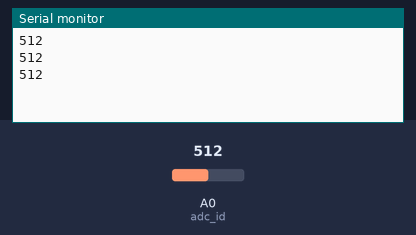
The sketch below on a simulated Arduino Uno, built with avr-gcc and run on an emulated ATmega328P. On the bench: the last lines printed to the serial monitor. Inputs (shaded band) come from the test bench; at power-on: A0 (adc_id) = 512.

Above: at 1.4 s.
1.5 s: A0 (adc_id) set to 716
At 2.3 s:
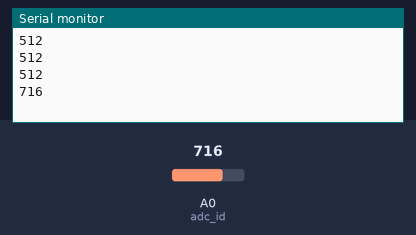
3.0 s: A0 (adc_id) set to 900
At 3.5 s:
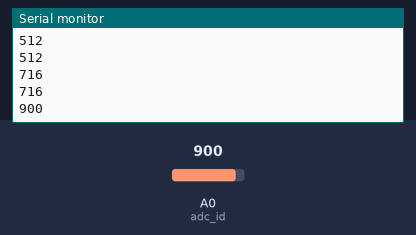
Timing chart, 0 to 6.0 s (numbered marks = the images above; inputs shaded):
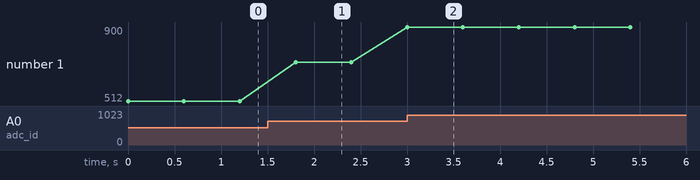

The sketch:

waterlevel.ino
```cpp
// This is the code to be ran on the arduino in order to gather the water level sensor data and send it to the
// raspberry pi via usb.

int adc_id = 0;
char printBuffer[128];

void setup()
{
  Serial.begin(9600);
}

void loop()
{
    int value = analogRead(adc_id); // get adc value

    sprintf(printBuffer,"%d\n", value);
    Serial.print(printBuffer);
    delay(600);
}
```

Measured:
- after the input at 1.5 s, the serial monitor: prints a new line after 0.30 s (image 1)
- after the input at 3.0 s, the serial monitor: prints a new line at once (image 2)
- plotted number 1: 512 → 716 after the input at 1.5 s, 716 → 900 after the input at 3.0 s
